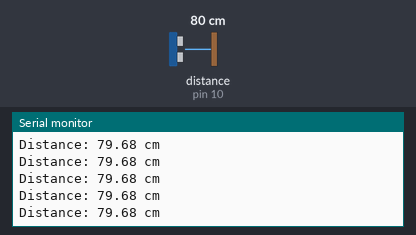
Bench run of a sketch on a simulated Arduino Uno, built with avr-gcc and run on an emulated ATmega328P. Shown: the last lines printed to the serial monitor. Wiring (from diagram.json): ultrasonic range finder: trigger pin 9; echo pin 10. The test bench sets the inputs (shaded band); at power-on: distance to the obstacle (sensor on pin 10) 80 cm. The echo pulse lasts 58.3 µs per cm.

Above: at 1.2 s.
1.3 s: distance to the obstacle (sensor on pin 10) set to 35 cm
At 1.6 s:
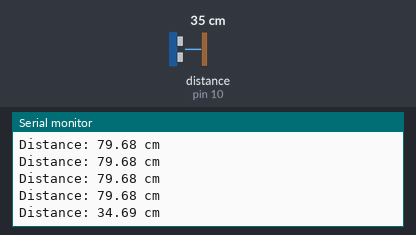
4.3 s: distance to the obstacle (sensor on pin 10) set to 2 cm
At 4.44 s:
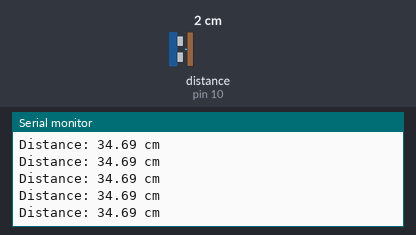
Timing chart, 0 to 7.3 s (numbered marks = the images above; inputs shaded):
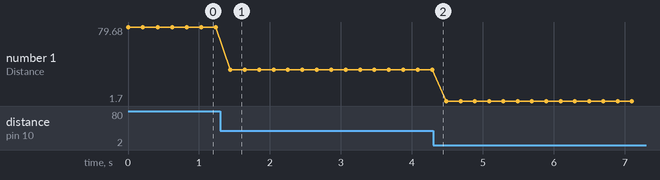

Measured:
- after the input at 1.3 s, the serial monitor: prints a new line after 0.14 s (image 1)
- plotted number 1: 79.68 → 34.69 after the input at 1.3 s, 34.69 → 1.7 after the input at 4.3 s

The sketch:

sketch.ino
```cpp
const int trigPin = 9;
const int echoPin = 10;

void setup() {
  pinMode(trigPin, OUTPUT);
  pinMode(echoPin, INPUT);
  Serial.begin(9600);
}

void loop() {
  // send a 10-microsecond pulse to trigger a ping
  digitalWrite(trigPin, LOW);
  delayMicroseconds(2);
  digitalWrite(trigPin, HIGH);
  delayMicroseconds(10);
  digitalWrite(trigPin, LOW);

  // measure how long the echo pin stays HIGH (round-trip time in microseconds)
  long duration = pulseIn(echoPin, HIGH);

  // convert to distance in cm
  float distance = (duration * 0.0343) / 2;

  Serial.print("Distance: ");
  Serial.print(distance);
  Serial.println(" cm");

  delay(200);
}
```
